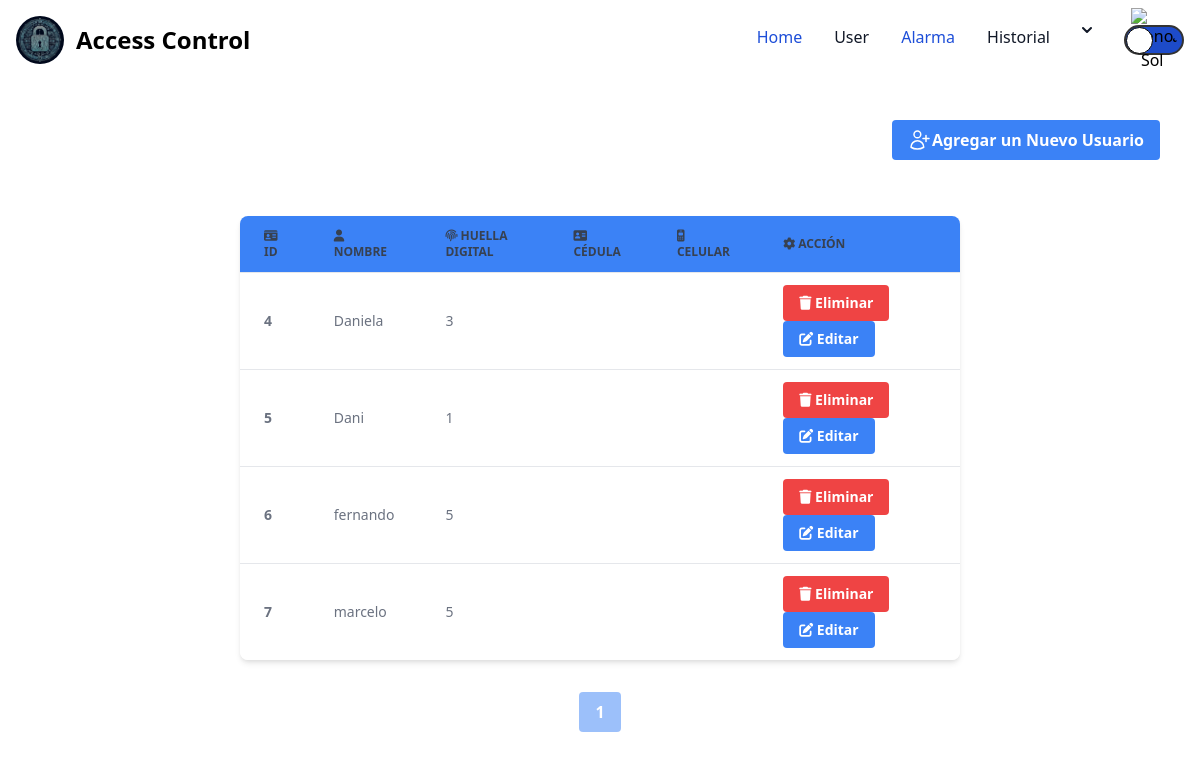
/pages/usuarios.php (signed in), run on an earlier commit of the app's database.
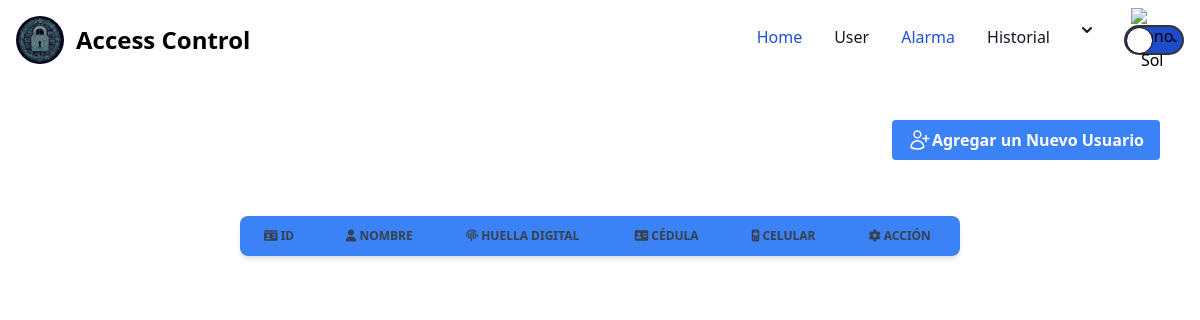
And on a later commit of the database.
### tables this page shows
CREATE TABLE `usuarios` (
  `idUsuario` int(11) NOT NULL,
  `nombre` varchar(30) NOT NULL,
  `huella_digital` int(11) NOT NULL DEFAULT 0,
  `cedula` varchar(20) DEFAULT NULL,
  `celular` varchar(20) DEFAULT NULL
);

### pages/usuarios.php (the view, shortened to what this page needs)
<!DOCTYPE html>
<html lang="es">
<head>
    <?php require_once('../container/Link.php') ?>
    <link href="https://cdn.jsdelivr.net/npm/tailwindcss@2.2.19/dist/tailwind.min.css" rel="stylesheet">
</head>
<body>
    <?php require_once('../container/Navar.php') ?>
    <?php
    require_once('../config/db.php');
    $porPagina = 5;
    $paginaActual = isset($_GET['pagina']) ? (int)$_GET['pagina'] : 1;
    $inicio = ($paginaActual - 1) * $porPagina;
    $sql = $conexion->query("SELECT * FROM usuarios LIMIT $inicio, $porPagina");
    $totalRegistros = $conexion->query("SELECT COUNT(*) FROM usuarios")->fetch_row()[0];
    $totalPaginas = ceil($totalRegistros / $porPagina);
    ?>
    <div class="w-full flex justify-end m-0 p-10">
        <button id="agregarUsuario" class="bg-blue-500 hover:bg-blue-700 text-white font-bold py-2 px-4 rounded flex items-center justify-between">
            <span> Agregar un Nuevo Usuario </span>
        </button>
    </div>
    <div class="w-full flex justify-center">
        <table class="w-full md:w-3/5 lg:w-4xl text-sm text-left rtl:text-right text-gray-500 dark:text-gray-400 bg-white shadow-md rounded-lg overflow-hidden m-4">
            <thead class="text-xs text-gray-700 uppercase bg-blue-500 text-white">
                <tr>
                    <th scope="col" class="px-6 py-3">
                        <i class="fas fa-id-card"></i> ID
                    </th>
                    <th scope="col" class="px-6 py-3">
                        <i class="fas fa-user"></i> Nombre
                    </th>
                    <th scope="col" class="px-6 py-3">
                        <i class="fas fa-fingerprint"></i> Huella Digital
                    </th>
                    <th scope="col" class="px-6 py-3">
                        <i class="fa-solid fa-address-card"></i> Cédula
                    </th>
                    <th scope="col" class="px-6 py-3">
                        <i class="fa-solid fa-mobile-retro"></i> Celular
                    </th>
                    <th scope="col" class="px-6 py-3">
                        <i class="fas fa-cog"></i> Acción
                    </th>
                </tr>
            </thead>
            <tbody class="bg-white">
                <?php
                if ($sql) {
                    while ($datos = $sql->fetch_object()) {
                ?>
                        <tr class="hover:bg-gray-100">
                            <th scope="row" class="px-6 py-3 border-t"><?= $datos->idUsuario ?></th>
                            <td class="px-6 py-3 border-t"><?= $datos->nombre ?></td>
                            <td class="px-6 py-3 border-t"><?= $datos->huella_digital ?></td>
                            <td class="px-6 py-3 border-t"><?= $datos->cedula ?></td>
                            <td class="px-6 py-3 border-t"><?= $datos->celular ?></td>
                            <td class="px-6 py-3 border-t">
                                <button class="eliminar-usuario bg-red-500 hover:bg-red-700 text-white font-bold py-2 px-4 rounded mr-2" data-id="<?= $datos->idUsuario ?>">
                                    <i class="fas fa-trash"></i> Eliminar
                                </button>
                                <button id="editarUsuario<?= $datos->idUsuario ?>" class="editar-usuario bg-blue-500 hover:bg-blue-700 text-white font-bold py-2 px-4 rounded" data-id="<?= $datos->idUsuario ?>">
                                    <i class="fas fa-edit"></i> Editar
                                </button>
                            </td>
                        </tr>
                <?php
                    }
                } else {
                    echo "<tr><td colspan='4' class='text-center'>No se encontraron datos.</td></tr>";
                }
                ?>
            </tbody>
        </table>
    </div>
    <div class="flex justify-center mt-4">
        <?php for ($i = 1; $i <= $totalPaginas; $i++) : ?>
            <a href="?pagina=<?= $i ?>" class="bg-blue-500 hover:bg-blue-700 text-white font-bold py-2 px-4 rounded mx-2 <?= $paginaActual == $i ? 'opacity-50 cursor-not-allowed' : '' ?>">
                <?= $i ?>
            </a>
        <?php endfor;  ?>
    </div>
</body>
</html>

What changed in the data, as far as the page shows it:
removed usuarios: idUsuario "4", nombre "Daniela", huella_digital "3"
removed usuarios: idUsuario "5", nombre "Dani", huella_digital "1"
removed usuarios: idUsuario "6", nombre "fernando", huella_digital "5"
removed usuarios: idUsuario "7", nombre "marcelo", huella_digital "5"
Also different on the page:
list line gone: "1"
